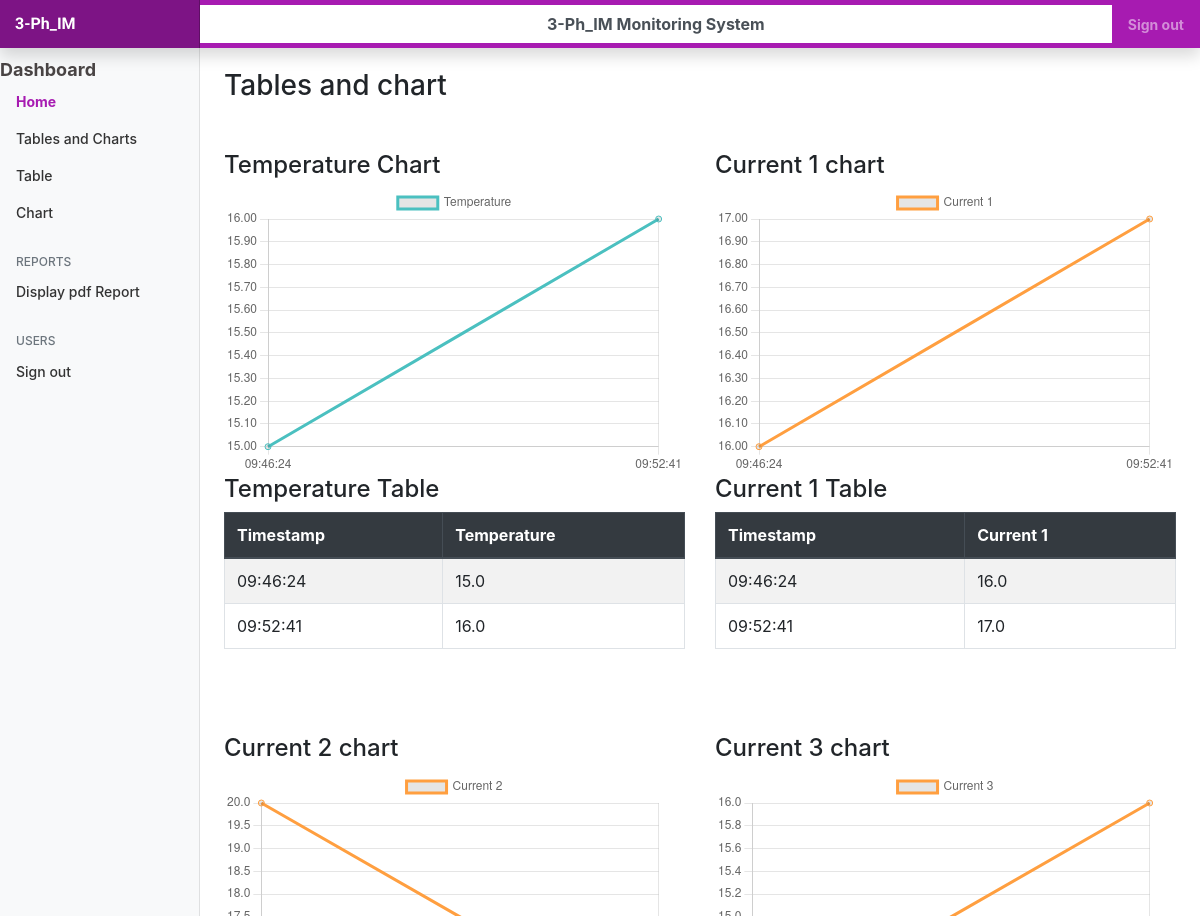
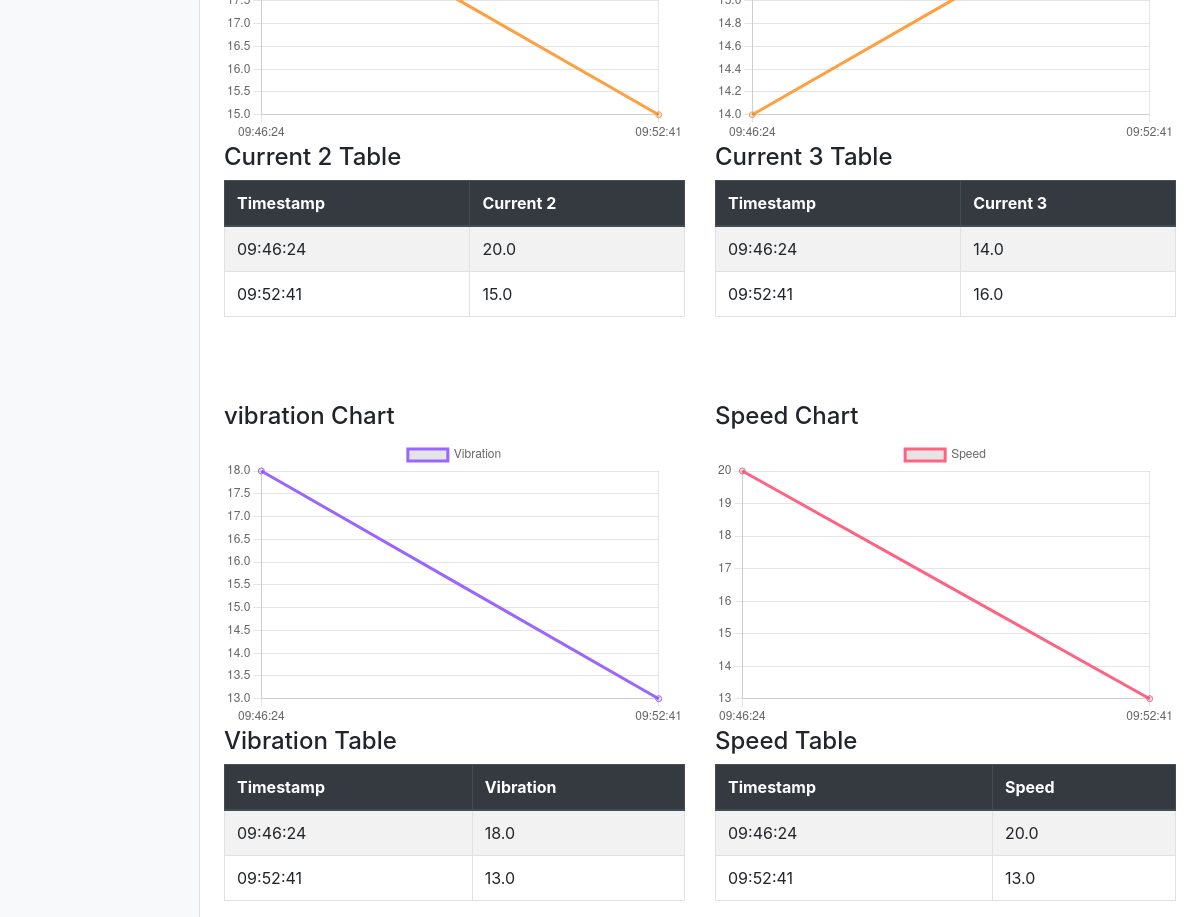
/chart-data/, run on the app's committed database (2 pictures, top to bottom).
### health_app/models.py (models this page shows, shortened)
class HealthData(models.Model):
    timestamp = models.DateTimeField()
    temperature = models.FloatField(null=True)
    current1 = models.FloatField(null=True)
    current2 = models.FloatField(null=True)
    current3 = models.FloatField(null=True)
    vibration = models.FloatField(null=True)
    speed = models.FloatField(null=True)

### health_app/views.py (the view)
# urls.py: path('chart-data/', views.chart_view, name='chart_data'),
def chart_view(request):
    temperature_data = HealthData.objects.values_list('timestamp', 'temperature')
    current1_data = HealthData.objects.values_list('timestamp', 'current1')
    current2_data = HealthData.objects.values_list('timestamp', 'current2')
    current3_data = HealthData.objects.values_list('timestamp', 'current3')
    vibration_data = HealthData.objects.values_list('timestamp', 'vibration')
    speed_data = HealthData.objects.values_list('timestamp', 'speed')
    temperature_labels = [entry[0].strftime('%H:%M:%S') for entry in temperature_data]
    temperature_values = [entry[1] for entry in temperature_data]
    current1_labels = [entry[0].strftime('%H:%M:%S') for entry in current1_data]
    current1_values = [entry[1] for entry in current1_data]
    current2_labels = [entry[0].strftime('%H:%M:%S') for entry in current2_data]
    current2_values = [entry[1] for entry in current2_data]
    current3_labels = [entry[0].strftime('%H:%M:%S') for entry in current3_data]
    current3_values = [entry[1] for entry in current3_data]
    vibration_labels = [entry[0].strftime('%H:%M:%S') for entry in vibration_data]
    vibration_values = [entry[1] for entry in vibration_data]
    speed_labels = [entry[0].strftime('%H:%M:%S') for entry in speed_data]
    speed_values = [entry[1] for entry in speed_data]
    temperature_data = HealthData.objects.all()
    current1_data = HealthData.objects.all()
    current2_data = HealthData.objects.all()
    current3_data = HealthData.objects.all()
    vibration_data = HealthData.objects.all()
    speed_data = HealthData.objects.all()
    return render(request, 'health_app/table-chart.html', {
        'temperature_labels': temperature_labels,
        'temperature_values': temperature_values,
        'current1_labels': current1_labels,
        'current1_values': current1_values,
        'current2_labels': current2_labels,
        'current2_values': current2_values,
        'current3_labels': current3_labels,
        'current3_values': current3_values,
        'vibration_labels': vibration_labels,
        'vibration_values': vibration_values,
        'speed_labels': speed_labels,
        'speed_values': speed_values,
        'temperature_data': temperature_data,
        'current1_data': current1_data,
        'current2_data': current2_data,
        'current3_data': current3_data,
        'vibration_data': vibration_data,
        'speed_data': speed_data,
    })

### templates/health_app/table-chart.html
{% extends 'base.html' %}
{% block content %}
<br>
<h3>Tables and chart</h3>
<div class="row mt-5">
    <div class="col-md-6">
        <div class="row">
            <div class="col-md-12">
                <h4>Temperature Chart</h4>
                <canvas id="temperatureChart" width="400" height="250"></canvas>
                <script>
                    const temperatureLabels = {{ temperature_labels| safe }};
                    const temperatureData = {{ temperature_values| safe }};
                    const temperatureConfig = {
                        type: 'line',
                        data: {
                            labels: temperatureLabels,
                            datasets: [{
                                label: 'Temperature',
                                data: temperatureData,
                                fill: false,
                                borderColor: 'rgb(75, 192, 192)',
                                tension: 0.1
                            }]
                        }
                    };
                    const temperatureChart = new Chart(
                        document.getElementById('temperatureChart').getContext('2d'),
                        temperatureConfig
                    );
                </script>
            </div>
            <div class="col-md-12">
                <h4>Temperature Table</h4>
                <table class="table table-bordered table-striped">
                    <thead class="thead-dark">
                        <tr>
                            <th scope="col">Timestamp</th>
                            <th scope="col">Temperature</th>
                        </tr>
                    </thead>
                    <tbody>
                        {% for entry in temperature_data %}
                        <tr>
                            <td>{{ entry.timestamp|date:"H:i:s" }}</td>
                            <td>{{ entry.temperature }}</td>
                        </tr>
                        {% endfor %}
                    </tbody>
                </table>
            </div>
        </div>
    </div>
    <div class="col-md-6">
        <div class="row">
            <div class="col-md-12">
                <h4>Current 1 chart</h4>
                <canvas id="current1Chart" width="400" height="250"></canvas>
                <script>
                    const current1Labels = {{ current1_labels| safe }};
                    const current1Data = {{ current1_values| safe }};
                    const current1Config = {
                        type: 'line',
                        data: {
                            labels: current1Labels,
                            datasets: [{
                                label: 'Current 1',
                                data: current1Data,
                                fill: false,
                                borderColor: 'rgb(255, 159, 64)',
                                tension: 0.1
                            }]
                        }
                    };
                    const current1Chart = new Chart(
                        document.getElementById('current1Chart').getContext('2d'),
                        current1Config
                    );
                </script>
            </div>
            <div class="col-md-12">
                <h4>Current 1 Table</h4>
                <table class="table table-bordered table-striped">
                    <thead class="thead-dark">
                        <tr>
                            <th scope="col">Timestamp</th>
                            <th scope="col">Current 1</th>
                        </tr>
                    </thead>
                    <tbody>
                        {% for entry in current1_data %}
                        <tr>
                            <td>{{ entry.timestamp|date:"H:i:s" }}</td>
                            <td>{{ entry.current1 }}</td>
                        </tr>
                        {% endfor %}
                    </tbody>
                </table>
            </div>
        </div>
    </div>
</div>
<br>
<div class="row mt-5">
    <div class="col-md-6">
        <div class="row">
            <div class="col-md-12">
                <h4>Current 2 chart</h4>
                <canvas id="current2Chart" width="400" height="250"></canvas>
                <script>
                    const current2Labels = {{ current2_labels| safe }};
                    const current2Data = {{ current2_values| safe }};
                    const current2Config = {
                        type: 'line',
                        data: {
                            labels: current2Labels,
                            datasets: [{
                                label: 'Current 2',
                                data: current2Data,
                                fill: false,
                                borderColor: 'rgb(255, 159, 64)',
                                tension: 0.1
                            }]
                        }
                    };
                    const current2Chart = new Chart(
                        document.getElementById('current2Chart').getContext('2d'),
                        current2Config
                    );
                </script>
            </div>
            <div class="col-md-12">
                <h4>Current 2 Table</h4>
                <table class="table table-bordered table-striped">
                    <thead class="thead-dark">
                        <tr>
                            <th scope="col">Timestamp</th>
                            <th scope="col">Current 2</th>
                        </tr>
                    </thead>
                    <tbody>
                        {% for entry in current2_data %}
                        <tr>
                            <td>{{ entry.timestamp|date:"H:i:s" }}</td>
                            <td>{{ entry.current2 }}</td>
                        </tr>
                        {% endfor %}
                    </tbody>
                </table>
            </div>
        </div>
    </div>
    <div class="col-md-6">
        <div class="row">
            <div class="col-md-12">
                <h4>Current 3 chart</h4>
                <canvas id="current3Chart" width="400" height="250"></canvas>
                <script>
                    const current3Labels = {{ current3_labels| safe }};
                    const current3Data = {{ current3_values| safe }};
                    const current3Config = {
                        type: 'line',
                        data: {
                            labels: current3Labels,
                            datasets: [{
                                label: 'Current 3',
                                data: current3Data,
                                fill: false,
                                borderColor: 'rgb(255, 159, 64)',
                                tension: 0.1
                            }]
                        }
                    };
                    const current3Chart = new Chart(
                        document.getElementById('current3Chart').getContext('2d'),
                        current3Config
                    );
                </script>
            </div>
            <div class="col-md-12">
                <h4>Current 3 Table</h4>
                <table class="table table-bordered table-striped">
                    <thead class="thead-dark">
                        <tr>
                            <th scope="col">Timestamp</th>
                            <th scope="col">Current 3</th>
                        </tr>
                    </thead>
                    <tbody>
                        {% for entry in current3_data %}
                        <tr>
                            <td>{{ entry.timestamp|date:"H:i:s" }}</td>
                            <td>{{ entry.current3 }}</td>
                        </tr>
                        {% endfor %}
                    </tbody>
                </table>
            </div>
        </div>
    </div>
</div>
<br>
<div class="row mt-5">
    <div class="col-md-6">
        <div class="row">
            <div class="col-md-12">
                <h4>vibration Chart</h4>
                <canvas id="vibrationChart" width="400" height="250"></canvas>
                <script>
                    const vibrationLabels = {{ vibration_labels| safe }};
                    const vibrationData = {{ vibration_values| safe }};
                    const vibrationConfig = {
                        type: 'line',
                        data: {
                            labels: vibrationLabels,
                            datasets: [{
                                label: 'Vibration',
                                data: vibrationData,
                                fill: false,
                                borderColor: 'rgb(153, 102, 255)',
                                tension: 0.1
                            }]
                        }
                    };
                    const vibrationChart = new Chart(
                        document.getElementById('vibrationChart').getContext('2d'),
                        vibrationConfig
                    );
                </script>
            </div>
            <div class="col-md-12">
                <h4>Vibration Table</h4>
                <table class="table table-bordered table-striped">
                    <thead class="thead-dark">
                        <tr>
                            <th scope="col">Timestamp</th>
                            <th scope="col">Vibration</th>
                        </tr>
                    </thead>
                    <tbody>
                        {% for entry in vibration_data %}
                        <tr>
                            <td>{{ entry.timestamp|date:"H:i:s" }}</td>
                            <td>{{ entry.vibration }}</td>
                        </tr>
                        {% endfor %}
                    </tbody>
                </table>
            </div>
        </div>
    </div>
     <br>
    <div class="col-md-6">
        <div class="row">
            <div class="col-md-12">
                <h4>Speed Chart</h4>
                <canvas id="speedChart" width="400" height="250"></canvas>
                <script>
                    const speedLabels = {{ speed_labels| safe }};
                    const speedData = {{ speed_values| safe }};
                    const speedConfig = {
                        type: 'line',
                        data: {
                            labels: speedLabels,
                            datasets: [{
                                label: 'Speed',
                                data: speedData,
                                fill: false,
                                borderColor: 'rgb(255, 99, 132)',
                                tension: 0.1
                            }]
                        }
                    };
                    const speedChart = new Chart(
                        document.getElementById('speedChart').getContext('2d'),
                        speedConfig
                    );
                </script>
            </div>
            <div class="col-md-12">
                <h4>Speed Table</h4>
                <table class="table table-bordered table-striped">
                    <thead class="thead-dark">
                        <tr>
                            <th scope="col">Timestamp</th>
                            <th scope="col">Speed</th>
                        </tr>
                    </thead>
                    <tbody>
                        {% for entry in speed_data %}
                        <tr>
                            <td>{{ entry.timestamp|date:"H:i:s" }}</td>
                            <td>{{ entry.speed }}</td>
                        </tr>
                        {% endfor %}
                    </tbody>
                </table>
            </div>
        </div>
    </div>
</div>
{% endblock %}

### data on the page
HealthData: timestamp "09:46:24", temperature "15.0", current1 "16.0", current2 "20.0", current3 "14.0", vibration "18.0", speed "20.0"
HealthData: timestamp "09:52:41", temperature "16.0", current1 "17.0", current2 "15.0", current3 "16.0", vibration "13.0", speed "13.0"

### other printed values
chart data {{ temperature_labels| safe }} ['09:46:24', '09:52:41']
chart data {{ temperature_values| safe }} [15.0, 16.0]
chart data {{ current1_labels| safe }} ['09:46:24', '09:52:41']
chart data {{ current1_values| safe }} [16.0, 17.0]
